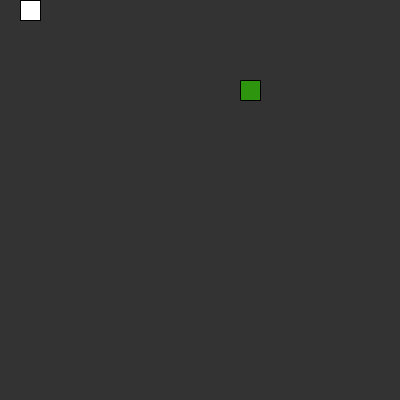
Frame 1 (no input)
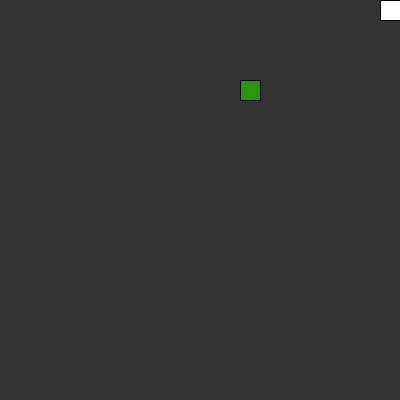
Frame 60 (the mouse pressed at the canvas centre just before this capture)
Frame 120 (the mouse held since frame 60 and released just before this capture): identical to frame 60, image omitted

The Processing sketch that drew these frames (run headless with seeded random() and noise(); from frame 60 on, the mouse is pressed at the canvas centre):

// Processing sketch: snake
// ── snake.pde
class Snake {
  int x;
  int y;
  int xspeed;
  int yspeed;
  List<Point> tail;
  int total;
  
  
  /**
  * Snake Constructor
  * Initializes all fields
  **/
  Snake(){
    this.x = 0;
    this.y = 0;
    this.xspeed = 1;
    this.yspeed = 0;
    tail = new ArrayList<Point>();
    total = 0;
  }
  
  /**
  * updates snake's and food's position
  **/
  void update(){
    snakeBody();
    
    this.x = this.x + this.xspeed * scl;
    this.y = this.y + this.yspeed * scl;
    
    this.x = constrain(this.x, 0, borderWidth-scl);
    this.y = constrain(this.y, 0, borderHeight-scl);
  
  // is this legal?
    if (snake.eat(food)){
      this.total++;
      food = new Food();
    }
  }
  
  /**
  * Draws the snake onto the screen
  **/
  void show(){
    fill(255);
    for (int i = 0; i < this.tail.size(); i++) {
      rect(tail.get(i).getX(), tail.get(i).getY(), scl, scl);
    }
    rect(this.x, this.y, scl, scl);
  }
  
  
  /**
  * Changes snake's direction
  **/
  void changeDirection(int x, int y) {
    this.xspeed = x;
    this.yspeed = y;
  }
  
  /**
  * Return true if snake's head is in the same position as the current food object.
  * Otherwise returns false.
  **/
  boolean eat(Food food){
    return (this.x == food.x && this.y == food.y);
  }
  
  /**
  * if Snake's head touches any part of its body, the game ends. 
  **/
  void death(){
    for (int i = 0; i < tail.size(); i++){
      Point body = this.tail.get(i);
      if (this.x == body.getX() && this.y == body.getY()){
        this.total = 0;
        this.tail.clear();
        stopgame = true;
      }
    }
  }
  
  /**
  * Helper function for updating Snake's body
  **/
  void snakeBody(){
    if (this.total == this.tail.size() && total > 0){
      for (int i = 0; i < this.tail.size()-1; i++){
        this.tail.set(i, this.tail.get(i+1));
      }
      this.tail.set(total-1, new Point(this.x, this.y));
    }
    if (this.tail.size() < this.total){
      this.tail.add(total-1, new Point(this.x, this.y)); 
    }
  }
}

// ── food.pde
class Food {
  int x;
  int y;
  
  /**
  * Food Constructor 
  * initializes all fields
  **/
  Food() {
    this.x = floor(random(0, (borderWidth-scl)/scl)) * scl;
    this.y = floor(random(0, (borderHeight-scl)/scl)) * scl;
  }
  
  /**
  * Draws Food onto screen
  **/
  void show() {
    fill(46, 150, 14);
    rect(this.x, this.y, scl, scl);
  }
}

// ── point.pde
class Point {
  int x;
  int y;
        
  /**
  * Point Constructor (Points on the screen grid)
  **/
  Point(int x, int y) {
    this.x = x;
    this.y = y;
  }
  
  /**
  * returns Point's X coordinate
  **/
  int getX() {
    return this.x;
  }
  
  /**
  * returns Point's Y coordinate
  **/
  int  getY() {
    return this.y;
  }
}

// ── sketch.pde
import java.util.List;

/**
* Completed Snake Game Code 
**/

int scl = 20; // the current scale of the game 
int borderWidth = 400; // X dimension of game screen
int borderHeight = 400; // Y dimension of game screen
Snake snake; // instance of our snake object
Food food; // instance of our food object (there will only be one food object in the game at all times!)
boolean stopgame = false; // Determines whether the game is over

/**
* sets inital size of screen
**/
void settings(){
  size(borderWidth, borderHeight);
}

/**
* Occurs once when program first runs
**/
void setup(){
  snake = new Snake();
  food = new Food();
  frameRate(5);
}  

/**
* Runs after setup on a loop
**/
void draw(){
  if (stopgame){
    text("GAME OVER",200,150);
  }
  else {
    background(51);
    snake.update();
    snake.show();
    food.show();
    snake.death();
  }
}

/**
* Key Controls for moving snake's directionality.
**/
void keyPressed(){
  if (key == 'w') {
    if (snake.total > 0 && snake.yspeed == 1){}
    else {
      snake.changeDirection(0, -1);
    }
  }
  else if (key == 's') {
    if (snake.total > 0 && snake.yspeed == -1){}
    else {
      snake.changeDirection(0, 1);
    }
  }
  else if (key == 'a') {
    if (snake.total > 0 && snake.xspeed == 1){}
    else {
      snake.changeDirection(-1, 0);
    }
  }
  else if (key == 'd') {
    if (snake.total > 0 && snake.xspeed == -1){}
    else {
      snake.changeDirection(1,0);
    }
  }  
}
